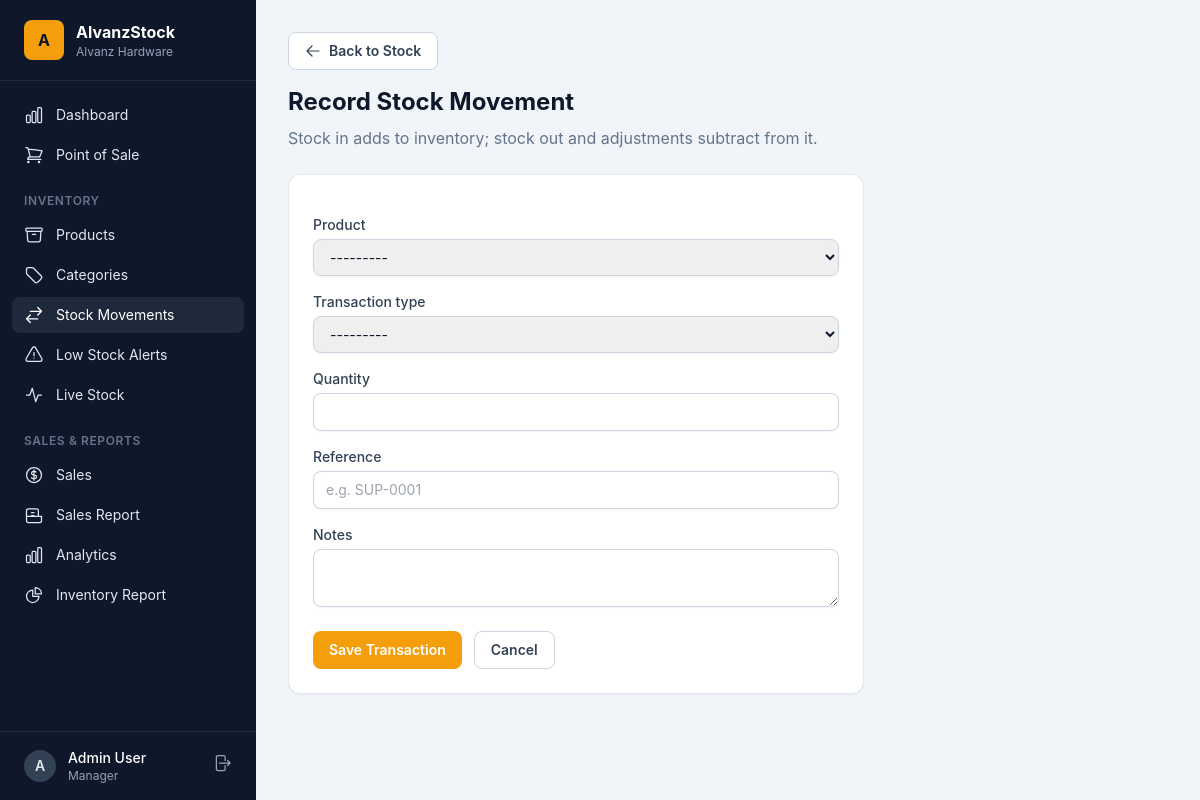
The app's page /stock/new/ (signed in) with its own data.
### accounts/models.py (models this page shows, shortened)
class User(AbstractUser):
    class Role(models.TextChoices):
        MANAGER = "manager", "Manager"
        CASHIER = "cashier", "Cashier"
        STAFF = "staff", "Staff"
        STOCK_VIEWER = "stock_viewer", "Stock Viewer"
    role = models.CharField(max_length=20, choices=Role.choices, default=Role.STAFF)
    @property
    def is_manager(self):
        return self.role == self.Role.MANAGER or self.is_superuser
    @property
    def is_stock_viewer(self):
        return self.role == self.Role.STOCK_VIEWER

### inventory/views.py (the view)
# urls.py: path("stock/new/", views.stock_transaction_create, name="stock_transaction_create"),
@inventory_manager_required
def stock_transaction_create(request):
    if request.method == "POST":
        form = StockTransactionForm(request.POST)
        if form.is_valid():
            txn = form.save(commit=False)
            txn.user = request.user
            txn.save()
            messages.success(request, f"{txn.get_transaction_type_display()} of {txn.quantity} recorded.")
            return redirect("product_detail", pk=txn.product_id)
    else:
        product_id = request.GET.get("product")
        initial = {"product": product_id} if product_id and product_id.isdigit() else {}
        form = StockTransactionForm(initial=initial)
    return render(request, "inventory/stock_form.html", {"form": form, "title": "Record Stock Movement"})

### inventory/forms.py (shortened to what this page needs)
class StockTransactionForm(forms.ModelForm):
    class Meta:
        model = StockTransaction
        fields = ["product", "transaction_type", "quantity", "reference", "notes"]
        widgets = {
            "product": forms.Select(attrs={"class": "input"}),
            "transaction_type": forms.Select(attrs={"class": "input"}),
            "quantity": forms.NumberInput(attrs={"class": "input", "min": 1}),
            "reference": forms.TextInput(attrs={"class": "input", "placeholder": "e.g. SUP-0001"}),
            "notes": forms.Textarea(attrs={"class": "input", "rows": 2}),
        }

### inventory/models.py (called while the page is built)
    def __str__(self):
        return f"{self.name} ({self.sku})"

### templates/inventory/stock_form.html (shortened to what this page needs)
{% extends "base.html" %}
{% block content %}
<div class="max-w-xl">
  <a href="{% url 'stock_transaction_list' %}" class="btn-secondary mb-4 inline-flex items-center gap-2">
    <svg class="h-4 w-4" fill="none" stroke="currentColor" stroke-width="1.8" viewBox="0 0 24 24" aria-hidden="true"><path stroke-linecap="round" stroke-linejoin="round" d="M10.5 19.5L3 12m0 0l7.5-7.5M3 12h18"/></svg>
    Back to Stock
  </a>
  <h1 class="text-2xl font-bold mb-2">Record Stock Movement</h1>
  <p class="text-slate-500 mb-6">Stock in adds to inventory; stock out and adjustments subtract from it.</p>
  <form method="post" class="card p-6 space-y-4">
    {% for field in form %}
      <div>
        <label class="label" for="{{ field.id_for_label }}">{{ field.label }}</label>
        {{ field }}
      </div>
    {% endfor %}
    <div class="flex gap-3 pt-2">
      <button type="submit" class="btn-primary">Save Transaction</button>
      <a href="{% url 'stock_transaction_list' %}" class="btn-secondary">Cancel</a>
    </div>
  </form>
</div>
{% endblock %}

### templates/base.html (shortened to what this page needs)
{% load static %}
<!DOCTYPE html>
<html lang="en">
<head>
  <link rel="stylesheet" href="{% static 'css/output.css' %}">
</head>
<body class="bg-slate-100 text-slate-900 antialiased">
  {% if user.is_authenticated %}
  <div class="flex min-h-screen">
    <aside class="hidden lg:flex w-64 flex-col bg-slate-900 text-slate-200 fixed inset-y-0">
      <div class="flex items-center gap-3 px-6 py-5 border-b border-slate-800">
        <div class="w-10 h-10 rounded-lg bg-amber-500 flex items-center justify-center font-bold text-slate-900">A</div>
        <div>
          <div class="font-bold text-white">AlvanzStock</div>
          <div class="text-xs text-slate-400">Alvanz Hardware</div>
        </div>
      </div>
      <nav class="flex-1 px-3 py-4 space-y-1 text-sm">
        {% if user.is_stock_viewer %}
        <a href="{% url 'real_time_stock' %}" class="{% if request.resolver_match.url_name == 'real_time_stock' %}bg-slate-800 text-white{% else %}hover:bg-slate-800 hover:text-white{% endif %} flex items-center gap-3 rounded-lg px-3 py-2">
          <svg class="w-5 h-5" fill="none" stroke="currentColor" stroke-width="1.5" viewBox="0 0 24 24"><path stroke-linecap="round" stroke-linejoin="round" d="M3 12h4l3-8 4 16 3-8h4"/></svg>
          Live Stock
        </a>
        {% else %}
        <a href="{% url 'dashboard' %}" class="{% if request.resolver_match.url_name == 'dashboard' %}bg-slate-800 text-white{% else %}hover:bg-slate-800 hover:text-white{% endif %} flex items-center gap-3 rounded-lg px-3 py-2">
          Dashboard
        </a>
        <a href="{% url 'pos_screen' %}" class="{% if request.resolver_match.url_name == 'pos_screen' %}bg-slate-800 text-white{% else %}hover:bg-slate-800 hover:text-white{% endif %} flex items-center gap-3 rounded-lg px-3 py-2">
          Point of Sale
        </a>
        <div class="pt-4 pb-1 px-3 text-xs font-semibold uppercase tracking-wider text-slate-500">Inventory</div>
        <a href="{% url 'product_list' %}" class="{% if request.resolver_match.url_name == 'product_list' or request.resolver_match.url_name == 'product_detail' or request.resolver_match.url_name == 'product_create' or request.resolver_match.url_name == 'product_edit' %}bg-slate-800 text-white{% else %}hover:bg-slate-800 hover:text-white{% endif %} flex items-center gap-3 rounded-lg px-3 py-2">
          Products
        </a>
        <a href="{% url 'category_list' %}" class="{% if request.resolver_match.url_name == 'category_list' %}bg-slate-800 text-white{% else %}hover:bg-slate-800 hover:text-white{% endif %} flex items-center gap-3 rounded-lg px-3 py-2">
          Categories
        </a>
        <a href="{% url 'stock_transaction_list' %}" class="{% if request.resolver_match.url_name == 'stock_transaction_list' or request.resolver_match.url_name == 'stock_transaction_create' %}bg-slate-800 text-white{% else %}hover:bg-slate-800 hover:text-white{% endif %} flex items-center gap-3 rounded-lg px-3 py-2">
          <svg class="w-5 h-5" fill="none" stroke="currentColor" stroke-width="1.5" viewBox="0 0 24 24"><path stroke-linecap="round" stroke-linejoin="round" d="M7.5 21L3 16.5m0 0L7.5 12M3 16.5h13.5m0-13.5L21 7.5m0 0L16.5 12M21 7.5H7.5"/></svg>
          Stock Movements
        </a>
        <a href="{% url 'low_stock' %}" class="{% if request.resolver_match.url_name == 'low_stock' %}bg-slate-800 text-white{% else %}hover:bg-slate-800 hover:text-white{% endif %} flex items-center gap-3 rounded-lg px-3 py-2">
          Low Stock Alerts
        </a>
        <a href="{% url 'real_time_stock' %}" class="{% if request.resolver_match.url_name == 'real_time_stock' %}bg-slate-800 text-white{% else %}hover:bg-slate-800 hover:text-white{% endif %} flex items-center gap-3 rounded-lg px-3 py-2">
          <svg class="w-5 h-5" fill="none" stroke="currentColor" stroke-width="1.5" viewBox="0 0 24 24"><path stroke-linecap="round" stroke-linejoin="round" d="M3 12h4l3-8 4 16 3-8h4"/></svg>
          Live Stock
        </a>
        {% if user.is_manager %}
        <div class="pt-4 pb-1 px-3 text-xs font-semibold uppercase tracking-wider text-slate-500">Sales & Reports</div>
        <a href="{% url 'sales_list' %}" class="{% if request.resolver_match.url_name == 'sales_list' %}bg-slate-800 text-white{% else %}hover:bg-slate-800 hover:text-white{% endif %} flex items-center gap-3 rounded-lg px-3 py-2">
          Sales
        </a>
        <a href="{% url 'sales_report' %}" class="{% if request.resolver_match.url_name == 'sales_report' %}bg-slate-800 text-white{% else %}hover:bg-slate-800 hover:text-white{% endif %} flex items-center gap-3 rounded-lg px-3 py-2">
          Sales Report
        </a>
        <a href="{% url 'analytics_report' %}" class="{% if request.resolver_match.url_name == 'analytics_report' %}bg-slate-800 text-white{% else %}hover:bg-slate-800 hover:text-white{% endif %} flex items-center gap-3 rounded-lg px-3 py-2">
          Analytics
        </a>
        <a href="{% url 'inventory_report' %}" class="{% if request.resolver_match.url_name == 'inventory_report' %}bg-slate-800 text-white{% else %}hover:bg-slate-800 hover:text-white{% endif %} flex items-center gap-3 rounded-lg px-3 py-2">
          <svg class="w-5 h-5" fill="none" stroke="currentColor" stroke-width="1.5" viewBox="0 0 24 24"><path stroke-linecap="round" stroke-linejoin="round" d="M10.5 6a7.5 7.5 0 107.5 7.5h-7.5V6z"/><path stroke-linecap="round" stroke-linejoin="round" d="M13.5 10.5H21A7.5 7.5 0 0013.5 3v7.5z"/></svg>
          Inventory Report
        </a>
        {% endif %}
        {% endif %}
      </nav>
      <div class="px-3 py-4 border-t border-slate-800">
        <div class="flex items-center gap-3 px-3">
          <div class="w-8 h-8 rounded-full bg-slate-700 flex items-center justify-center text-sm font-semibold">{{ user.get_full_name|default:user.username|first|upper }}</div>
          <div class="flex-1 min-w-0">
            <div class="text-sm font-medium text-white truncate">{{ user.get_full_name|default:user.username }}</div>
            <div class="text-xs text-slate-400 capitalize">{{ user.get_role_display }}</div>
          </div>
          <form method="post" action="{% url 'logout' %}">
            <button title="Log out" class="text-slate-400 hover:text-white">
              <svg class="w-5 h-5" fill="none" stroke="currentColor" stroke-width="1.5" viewBox="0 0 24 24"><path stroke-linecap="round" stroke-linejoin="round" d="M15.75 9V5.25A2.25 2.25 0 0013.5 3h-6a2.25 2.25 0 00-2.25 2.25v13.5A2.25 2.25 0 007.5 21h6a2.25 2.25 0 002.25-2.25V15m3 0l3-3m0 0l-3-3m3 3H9"/></svg>
            </button>
          </form>
        </div>
      </div>
    </aside>
    <div class="flex-1 lg:ml-64">
      <main class="p-4 lg:p-8">
        {% block content %}{% endblock %}
      </main>
    </div>
  </div>
  {% else %}
    {% block bare %}{% endblock %}
  {% endif %}
</body>
</html>

### records on screen
User: get_full_name|first "A", get_full_name "Admin User", role "Manager"

### other values on screen
{{ field.label }} "Product" "Transaction type" "Quantity" "Reference" "Notes"
